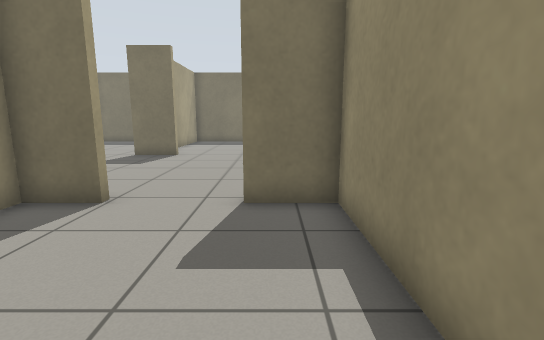
view 1 (above)

16 first-person views from a walk through a robot-simulator world made for Gazebo. The camera is 0.89 m above the floor, tilts 10° down and sees 85° across. The floor is counted in squares, 0.5 m on a side. Each view is taken from the middle of a square. On the plan, view 1 faces up. The plan holds only what a view shows up to about 16 squares ahead; the rest is blank.

view 2
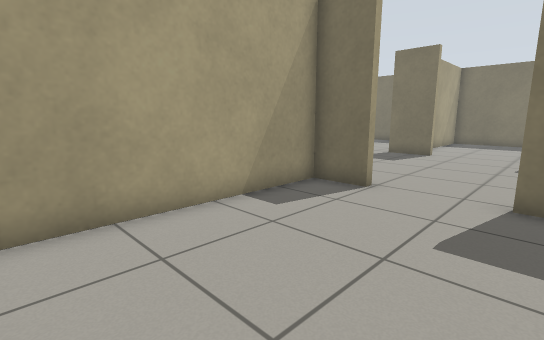

view 3
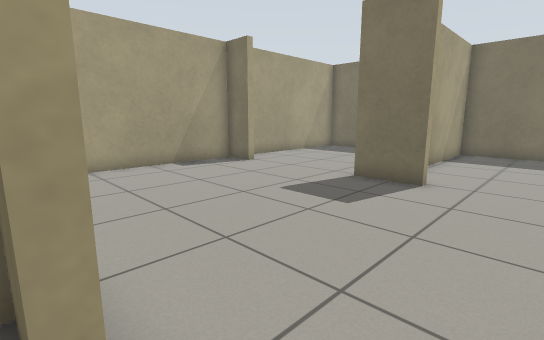

view 4
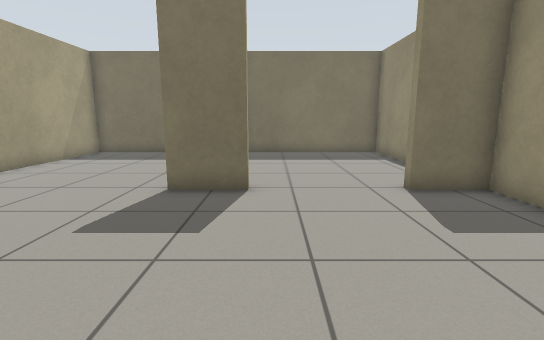

view 5
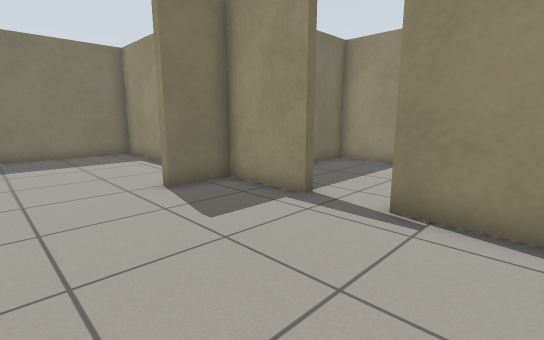

view 6
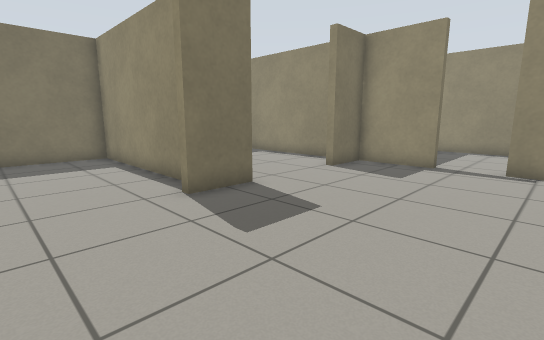

view 7
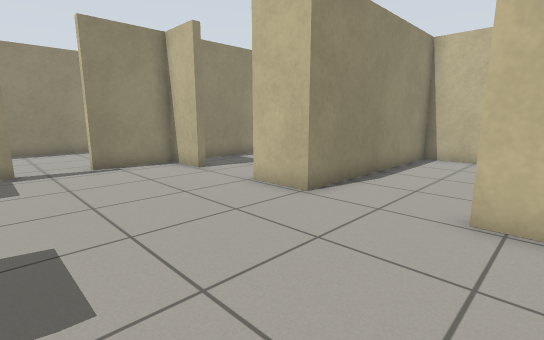

view 8
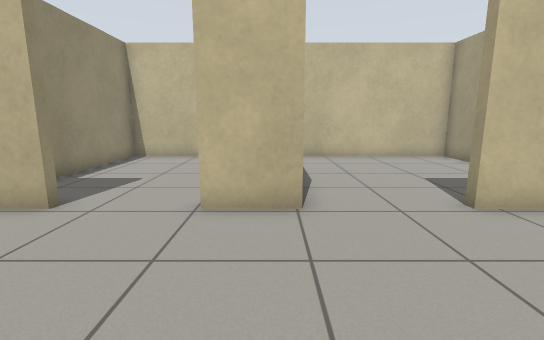

view 9
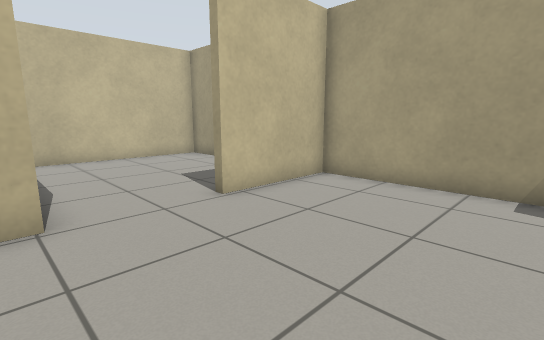

view 10
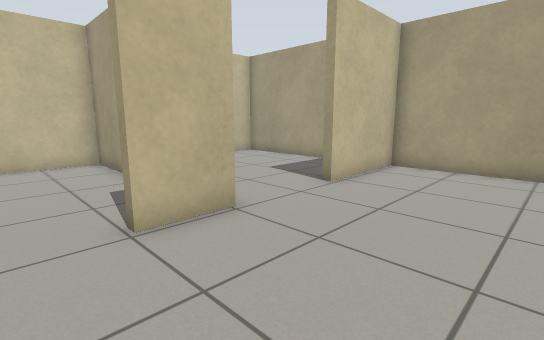

view 11
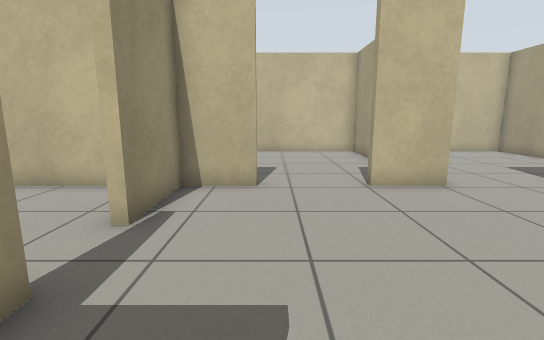

view 12
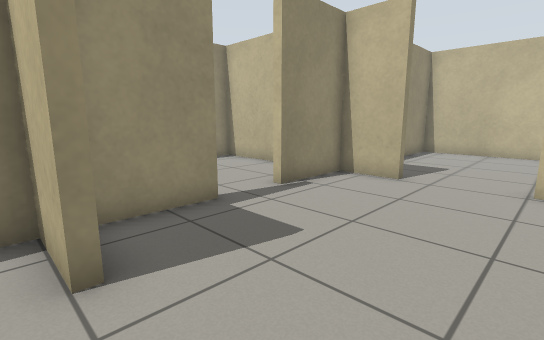

view 13
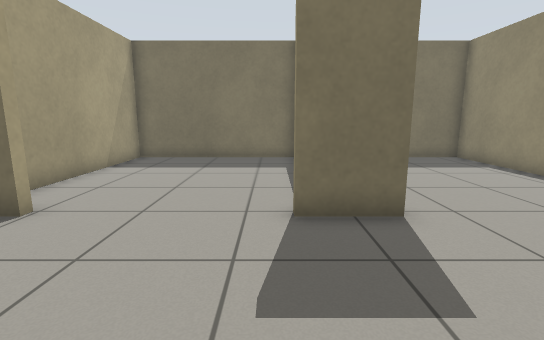

view 14
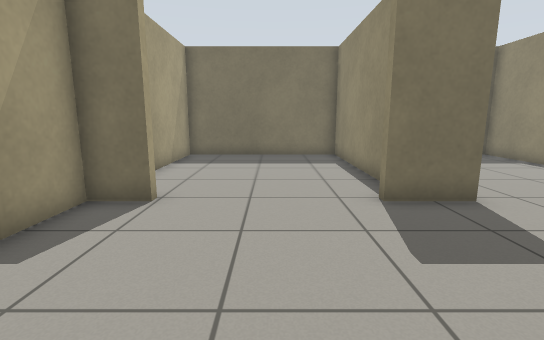

view 15
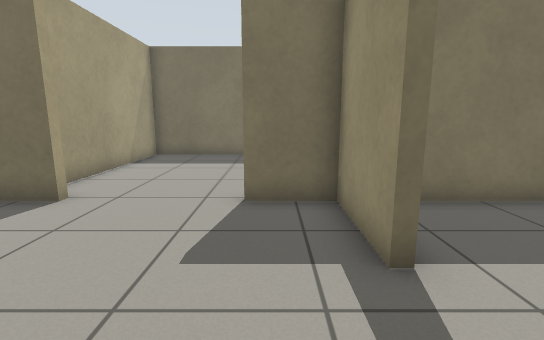

view 16
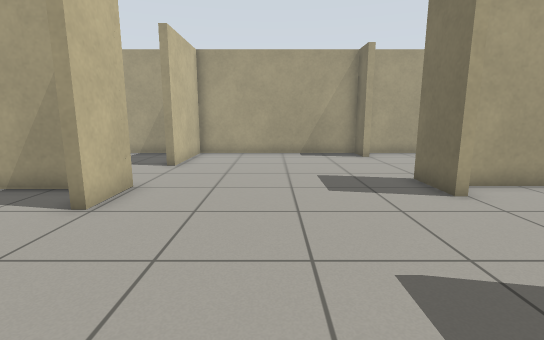

### Floor plan
Points are (right, up) in squares from view 1. A wall is a line through its corners. A room is listed if a view was taken in it or the views show most of it. See-through windows are left out.
Room 1 (views 1, 2)
walls: (-3.5, 6.1) (-5.3, 6.1) (-5.3, -1.7) (1.4, -1.7) (1.4, 6.1) (-0.6, 6.1)
ways out: opening at (-2, 6) to room 2
Room 2 (views 3, 4, 5, 6, 7, 8, 9, 10, 11, 13, 14, 15)
walls: (-4.5, 14.2) (-6.6, 14.2); (-5.9, 15.6) (-5.9, 22.4) (-13, 22.4) (-13, 14.9); (-11.5, 14.2) (-13, 14.2) (-13, 6.4) (-8.9, 6.4); (-5.6, 6.4) (-3.5, 6.4); (1.4, 11.3) (1.4, 14.2) (-0.6, 14.2); (-0.6, 6.4) (1.4, 6.4) (1.4, 9.3)
ways out: opening at (-2, 6) to room 1; opening at (-2.5, 14) to room 3; opening at (1, 10.5) to room 4; opening at (-7.5, 6) to room 5
Room 3 (view 12)
walls: (-0.6, 14.5) (1.4, 14.5) (1.4, 22.4) (-5.6, 22.4) (-5.6, 15.1)
ways out: opening at (-2.5, 14) to room 2
Room 4 (view 16)
walls: (3.3, 6.4) (7.6, 6.4) (7.6, 14.2) (3.1, 14.2)
ways out: opening at (1, 10.5) to room 2
Room 5 (no view inside)
walls: (-13, 4.7) (-13, -1.7) (-5.6, -1.7) (-5.6, 6.4)
ways out: opening at (-7.5, 6) to room 2

Positions as (right, up) in squares from view 1, and headings:
1: (0, 0), facing up
2: (0, -1), facing up-left
3: (-2, 6), facing up-left
4: (-4, 7), facing up
5: (-4, 7), facing up-right
6: (-10, 8), facing up-right
7: (-10, 12), facing down-right
8: (-5, 12), facing down
9: (-5, 12), facing down-left
10: (-2, 11), facing down-left
11: (-1, 14), facing down
12: (-4, 15), facing down-right
13: (-7, 9), facing up
14: (-9, 8), facing up
15: (0, 8), facing up
16: (2, 10), facing left
